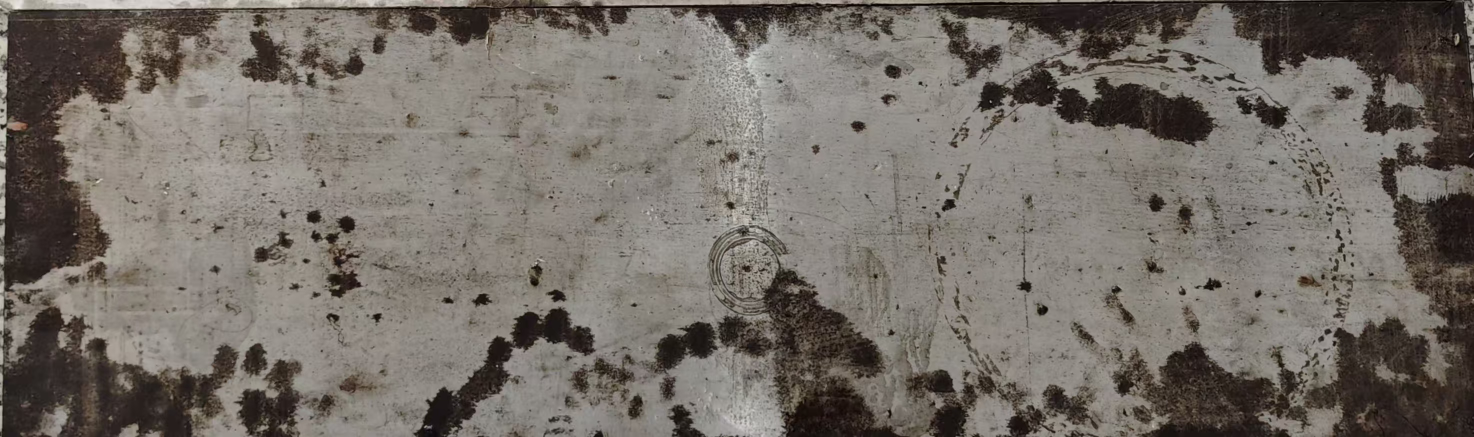
#> input picture 1.jpg, 2948 x 874 px (shown at 1/2 size)
$ python pinclie_traditional.py
#> lines starting #> are read from the running program, lines starting #| are printed output that depends on the picture
# =====================================================================
# 脚本名称 : pinclie_traditional.py
# 修改日期 : 2026-05-07
# 作    者 : Antigravity & USER
# 脚本作用 : 传统的形态学高亮显示引擎。基于简单阈值和连通域算法的可视化展示。
# =====================================================================

import numpy as np
import plotly.graph_objects as go
from plotly.subplots import make_subplots
import os
import cv2
from scipy.spatial.transform import Rotation as R_scipy
from scipy.ndimage import gaussian_filter

TXT_FILENAME = "1.txt"

def get_noisy_surface_intensity(Lx, Ly, nx, ny):
    """提取表面能量，加入较多噪点"""
#> called with Lx = 1100, Ly = 2600, nx = 75, ny = 177
    if os.path.exists('1.jpg') and os.path.exists('2.jpg'):
        img_steel = cv2.imread('1.jpg', cv2.IMREAD_GRAYSCALE)
#> img_steel: shape (874, 2948); min 0, max 236, mean 111.5
        img_lime = cv2.imread('2.jpg', cv2.IMREAD_GRAYSCALE)
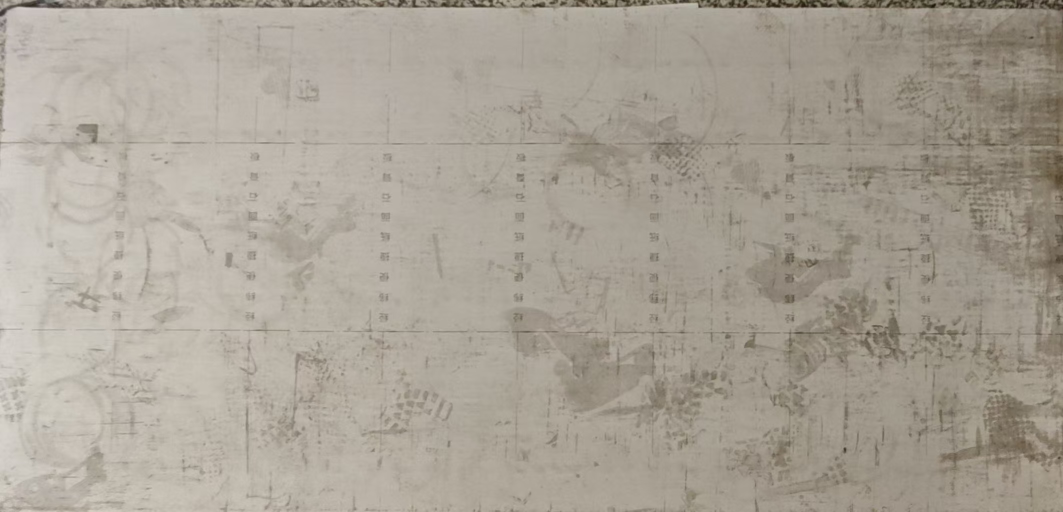
#> input picture 2.jpg, 2126 x 1024 px (shown at 1/2 size)
#> img_lime: shape (1024, 2126); min 21, max 219, mean 162.9
    else:
        np.random.seed(42)
        img_steel = np.random.randint(20, 90, (100, 100), dtype=np.uint8)
        img_lime = np.random.randint(150, 230, (100, 100), dtype=np.uint8)

    steel_h = int((300 / Ly) * ny)
    s_part = cv2.resize(img_steel, (nx, steel_h))
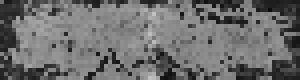
#> s_part: shape (20, 75) (shown 4 times larger); min 12, max 194, mean 110
    l_part = cv2.resize(img_lime, (nx, ny - steel_h))
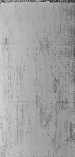
#> l_part: shape (157, 75); min 36, max 214, mean 162.8
    full_surface = np.vstack([s_part, l_part])
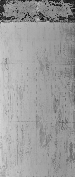
#> full_surface: shape (177, 75); min 12, max 214, mean 156.9

    surface_intensity = 1.0 - (full_surface.astype(float) / 255.0)
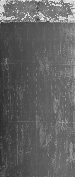
#> surface_intensity: shape (177, 75) float64; min 0.161, max 0.953, mean 0.385
    return np.clip(surface_intensity * 0.6 + 0.15, 0.1, 0.8)
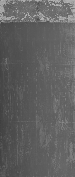
#> returned value: shape (177, 75) float64; min 0.246, max 0.722, mean 0.381

def generate_mid_tier_dashboard(txt_filepath):
    Lx, Ly, Lz = 1100.0, 2600.0, 50.0
    defects = []
    if os.path.exists(txt_filepath):
        with open(txt_filepath, "r", encoding="utf-8") as f:
            for line in f:
                line = line.strip()
                if not line or line.startswith('#'): continue
                parts = line.split()
                if parts[0] == 'Area': Lx, Ly, Lz = float(parts[1]), float(parts[2]), float(parts[3])
                elif len(parts) >= 10:
                    defects.append({'cx': float(parts[1]), 'cy': float(parts[2]), 'cz': float(parts[3]),
                                    'sx': float(parts[4]), 'sy': float(parts[5]), 'sz': float(parts[6]),
                                    'rx': float(parts[7]), 'ry': float(parts[8]), 'rz': float(parts[9])})

    nx = 75; ny = int(nx * (Ly / Lx)); nz = 35
    X, Y, Z = np.mgrid[0:Lx:complex(nx), 0:Ly:complex(ny), 0:Lz:complex(nz)]
    points = np.stack([X.flatten(), Y.flatten(), Z.flatten()], axis=0)

    background_val = 0.2
    combined_field = np.full_like(X, background_val)

    surf_data = get_noisy_surface_intensity(Lx, Ly, nx, ny).T
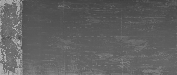
#> surf_data: shape (75, 177) float64; min 0.246, max 0.722, mean 0.381
    for zi in range(2): combined_field[:, :, zi] = np.maximum(combined_field[:, :, zi], surf_data)

    for d in defects:
        if d['cy'] > 600: continue
        cx, cy, cz = d['cx'], d['cy'], d['cz']

        # ==========================================
        # 🌟 破绽制造区：模拟超大发散角的探头
        # ==========================================
        # 1. 随着深度急剧扩大的发散因子
        divergence_factor = 1.0 + (cz * 0.04)

        # 2. 强制将横向影响范围 (sx, sy) 放大 2.5 倍，导致物理边界极其模糊
        sx = max(d['sx'] * divergence_factor * 1.5, 6.0)
        sy = max(d['sy'] * divergence_factor * 1.5, 6.0)
        sz = max(d['sz'] * 1.5, 3.0)

        rotation = R_scipy.from_euler('xyz', [d['rx'], d['ry'], d['rz']], degrees=True)
        R_inv = rotation.inv().as_matrix()
        points_local = R_inv @ (points - np.array([[cx], [cy], [cz]]))
        X_l = points_local[0, :].reshape(X.shape); Y_l = points_local[1, :].reshape(X.shape); Z_l = points_local[2, :].reshape(X.shape)

        # 3. 基础 2次幂高斯（拖尾长，导致重影） + 无严格增益补偿（深处能量低）
        depth_penalty = max(1.0 - (cz / Lz) * 0.5, 0.45)
        local_def = np.exp(-((X_l/sx)**2 + (Y_l/sy)**2 + (Z_l/sz)**2)) * depth_penalty

        # 4. 使用能量叠加而不是单纯的 maximum，让两个靠近的缺陷之间的区域能量累积，产生明显的“桥接/粘连”效应
        combined_field = np.clip(combined_field + local_def * 0.6, 0, 1.0)

    np.random.seed(10)
    noise = gaussian_filter(np.random.normal(0, 1, (nx, ny)), sigma=3.0)
    actual_bottom_z = (Lz - 3.0) + ((noise / np.max(np.abs(noise))) * 6.0)[:, :, np.newaxis]
    bottom_base = np.exp(-((Z - actual_bottom_z) / 4.0)**2)
    combined_field = np.maximum(combined_field, bottom_base * 0.35)

    bev_projection = np.max(combined_field[:, :, 3:], axis=2)

    fig = make_subplots(
        rows=1, cols=2,
        column_widths=[0.25, 0.75],
        specs=[[{"type": "xy"}, {"type": "scene"}]],
        subplot_titles=("2D BEV Projection (Ghosting Artifacts)", "PhysBEV Voxel Space (Uncalibrated)")
    )

    fig.add_trace(go.Heatmap(
        z=bev_projection.T,
        colorscale='Jet', zmin=0.1, zmax=1.0, showscale=False
    ), row=1, col=1)

    fig.add_trace(go.Volume(
        x=X.flatten(), y=Y.flatten(), z=Z.flatten(),
        value=combined_field.flatten(),
        isomin=0.25, isomax=1.0, opacity=0.25, surface_count=10, colorscale='Jet',
        caps=dict(x_show=False, y_show=False, z_show=False),
        showscale=True,
        colorbar=dict(title=dict(text="Energy", font=dict(color='white')), thickness=15, len=0.8, x=1.02, tickfont=dict(color='white'))
    ), row=1, col=2)

    fig.update_layout(
        title=dict(text='PhysBEV Architecture: V1.0 Baseline (Acoustic Blurring Issue)', font=dict(color='white', size=20)),
        scene=dict(
            xaxis=dict(showbackground=False, color='white'),
            yaxis=dict(showbackground=False, color='white'),
            zaxis=dict(showbackground=False, color='white'),
            aspectratio=dict(x=1, y=Ly/Lx, z=0.5),
            camera=dict(eye=dict(x=1.3, y=-1.5, z=0.7))
        ),
        xaxis=dict(color='white'), yaxis=dict(color='white', autorange="reversed"),
        template='plotly_dark', margin=dict(l=20, r=80, b=50, t=80)
    )

    output_html = "PhysBEV_Ghosting_Test.html"
    fig.write_html(output_html, auto_open=True)

if __name__ == "__main__":
    generate_mid_tier_dashboard(TXT_FILENAME)
